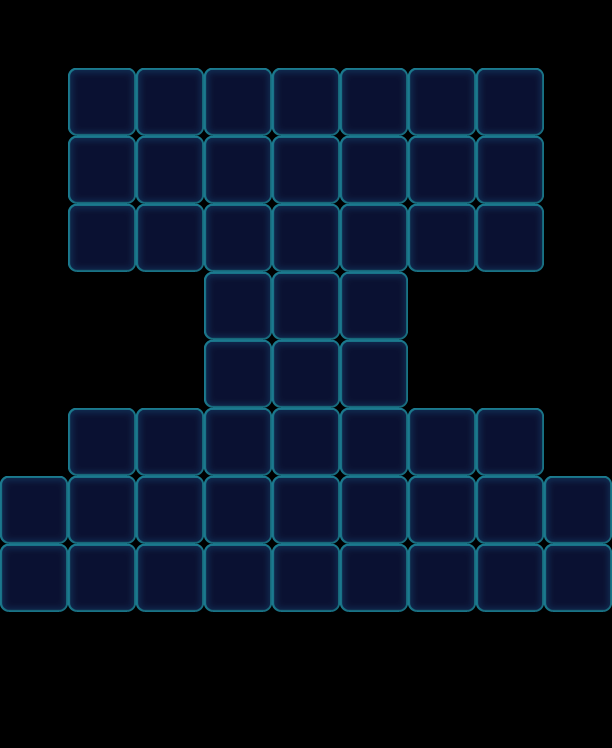

Below is a game level as drawn by its tile map, then a one-line description and the .tmx that defines it (tile-layer data replaced by summaries):
An orthogonal 9x11 tile map with 68x68 px tiles, 1 tile layer (Valid), 2 tilesets and 69 objects (30x Floor, 9x Monster, 9x Factory_Normal, 9x Lock, 7x Ice, ...).

<map version="1.0" orientation="orthogonal" width="9" height="11" tilewidth="68" tileheight="68">
 <properties>
  <property name="Connect" value="13,16,1|23,26,1|63,66,1|73,76,1" />
 </properties>
 <tileset firstgid="1" name="game_grid1" tilewidth="68" tileheight="68">
  <image source="game_grid1.png" width="68" height="68" />
 </tileset>
 <tileset firstgid="2" name="map" tilewidth="68" tileheight="68">
  <image source="map.png" width="1024" height="1024" />
 </tileset>
 <layer name="Valid" width="9" height="11">
  <data>[99 cells, 52 non-empty, 1 distinct tile ids]</data>
 </layer>
 <objectgroup name="BottomObj" width="9" height="11">
  <object type="Floor" gid="33" x="204" y="408">
   <properties>
    <property name="Layers" value="2" />
   </properties>
  </object>
  <object type="Floor" gid="33" x="272" y="408">
   <properties>
    <property name="Layers" value="2" />
   </properties>
  </object>
  <object type="Floor" gid="33" x="340" y="408">
   <properties>
    <property name="Layers" value="2" />
   </properties>
  </object>
  <object type="Floor" gid="33" x="340" y="476">
   <properties>
    <property name="Layers" value="2" />
   </properties>
  </object>
  <object type="Floor" gid="33" x="204" y="476">
   <properties>
    <property name="Layers" value="2" />
   </properties>
  </object>
  <object type="Floor" gid="33" x="408" y="544">
   <properties>
    <property name="Layers" value="2" />
   </properties>
  </object>
  <object type="Floor" gid="33" x="476" y="612">
   <properties>
    <property name="Layers" value="2" />
   </properties>
  </object>
  <object type="Floor" gid="33" x="272" y="544">
   <properties>
    <property name="Layers" value="2" />
   </properties>
  </object>
  <object type="Floor" gid="33" x="340" y="612">
   <properties>
    <property name="Layers" value="2" />
   </properties>
  </object>
  <object type="Floor" gid="33" x="204" y="612">
   <properties>
    <property name="Layers" value="2" />
   </properties>
  </object>
  <object type="Floor" gid="33" x="68" y="612">
   <properties>
    <property name="Layers" value="2" />
   </properties>
  </object>
  <object type="Floor" gid="33" x="136" y="544">
   <properties>
    <property name="Layers" value="2" />
   </properties>
  </object>
  <object type="Floor" gid="33" x="476" y="544">
   <properties>
    <property name="Layers" value="2" />
   </properties>
  </object>
  <object type="Floor" gid="33" x="544" y="612">
   <properties>
    <property name="Layers" value="2" />
   </properties>
  </object>
  <object type="Floor" gid="33" x="0" y="612">
   <properties>
    <property name="Layers" value="2" />
   </properties>
  </object>
  <object type="Floor" gid="33" x="68" y="544">
   <properties>
    <property name="Layers" value="2" />
   </properties>
  </object>
  <object type="Floor" gid="33" x="136" y="612">
   <properties>
    <property name="Layers" value="2" />
   </properties>
  </object>
  <object type="Floor" gid="33" x="272" y="612">
   <properties>
    <property name="Layers" value="2" />
   </properties>
  </object>
  <object type="Floor" gid="33" x="408" y="612">
   <properties>
    <property name="Layers" value="2" />
   </properties>
  </object>
  <object type="Floor" gid="33" x="340" y="544">
   <properties>
    <property name="Layers" value="2" />
   </properties>
  </object>
  <object type="Floor" gid="33" x="204" y="544">
   <properties>
    <property name="Layers" value="2" />
   </properties>
  </object>
  <object type="Floor" gid="33" x="272" y="476">
   <properties>
    <property name="Layers" value="2" />
   </properties>
  </object>
  <object type="Floor" gid="33" x="0" y="544">
   <properties>
    <property name="Layers" value="2" />
   </properties>
  </object>
  <object type="Floor" gid="33" x="68" y="476">
   <properties>
    <property name="Layers" value="2" />
   </properties>
  </object>
  <object type="Floor" gid="33" x="136" y="476">
   <properties>
    <property name="Layers" value="2" />
   </properties>
  </object>
  <object type="Floor" gid="33" x="408" y="476">
   <properties>
    <property name="Layers" value="2" />
   </properties>
  </object>
  <object type="Floor" gid="33" x="476" y="476">
   <properties>
    <property name="Layers" value="2" />
   </properties>
  </object>
  <object type="Floor" gid="33" x="544" y="544">
   <properties>
    <property name="Layers" value="2" />
   </properties>
  </object>
  <object type="Floor" gid="33" x="204" y="340">
   <properties>
    <property name="Layers" value="2" />
   </properties>
  </object>
  <object type="Floor" gid="33" x="340" y="340">
   <properties>
    <property name="Layers" value="2" />
   </properties>
  </object>
 </objectgroup>
 <objectgroup name="MiddleObj" width="9" height="11">
  <object name="32" type="Monster" gid="2" x="204" y="544">
   <properties>
    <property name="Color" value="Blue" />
   </properties>
  </object>
  <object name="66" type="Monster" gid="17" x="272" y="476">
   <properties>
    <property name="Color" value="Purple" />
   </properties>
  </object>
  <object name="32" type="Monster" gid="2" x="408" y="612">
   <properties>
    <property name="Color" value="Blue" />
   </properties>
  </object>
  <object name="65" type="Monster" gid="19" x="272" y="612">
   <properties>
    <property name="Color" value="Yellow" />
   </properties>
  </object>
  <object name="65" type="Monster" gid="19" x="136" y="476">
   <properties>
    <property name="Color" value="Yellow" />
   </properties>
  </object>
  <object name="57" type="Monster" gid="18" x="136" y="612">
   <properties>
    <property name="Color" value="Pink" />
   </properties>
  </object>
  <object name="57" type="Monster" gid="18" x="408" y="476">
   <properties>
    <property name="Color" value="Pink" />
   </properties>
  </object>
  <object name="33" type="Monster" gid="3" x="340" y="544">
   <properties>
    <property name="Color" value="Green" />
   </properties>
  </object>
  <object name="33" type="Monster" gid="3" x="272" y="408">
   <properties>
    <property name="Color" value="Green" />
   </properties>
  </object>
 </objectgroup>
 <objectgroup color="#000000" name="TopObj" width="9" height="11">
  <object name="10" type="Factory_Normal" x="68" y="0" width="68" height="68">
   <properties>
    <property name="FactoryColorsConfig" value="Blue,Green,Yellow,Pink,Purple" />
   </properties>
  </object>
  <object name="10" type="Factory_Normal" x="204" y="0" width="68" height="68">
   <properties>
    <property name="FactoryColorsConfig" value="Blue,Green,Yellow,Pink,Purple" />
   </properties>
  </object>
  <object name="10" type="Factory_Normal" x="272" y="0" width="68" height="68">
   <properties>
    <property name="FactoryColorsConfig" value="Blue,Green,Yellow,Pink,Purple" />
   </properties>
  </object>
  <object name="10" type="Factory_Normal" x="340" y="0" width="68" height="68">
   <properties>
    <property name="FactoryColorsConfig" value="Blue,Green,Yellow,Pink,Purple" />
   </properties>
  </object>
  <object name="10" type="Factory_Normal" x="408" y="0" width="68" height="68">
   <properties>
    <property name="FactoryColorsConfig" value="Blue,Green,Yellow,Pink,Purple" />
   </properties>
  </object>
  <object name="10" type="Factory_Normal" x="476" y="0" width="68" height="68">
   <properties>
    <property name="FactoryColorsConfig" value="Blue,Green,Yellow,Pink,Purple" />
   </properties>
  </object>
  <object name="10" type="Factory_Normal" x="544" y="408" width="68" height="68">
   <properties>
    <property name="FactoryColorsConfig" value="Blue,Green,Yellow,Pink,Purple" />
   </properties>
  </object>
  <object name="10" type="Factory_Normal" x="0" y="408" width="68" height="68">
   <properties>
    <property name="FactoryColorsConfig" value="Blue,Green,Yellow,Pink,Purple" />
   </properties>
  </object>
  </objectgroup>
</map>
<!-- 22 of 69 objects omitted -->
